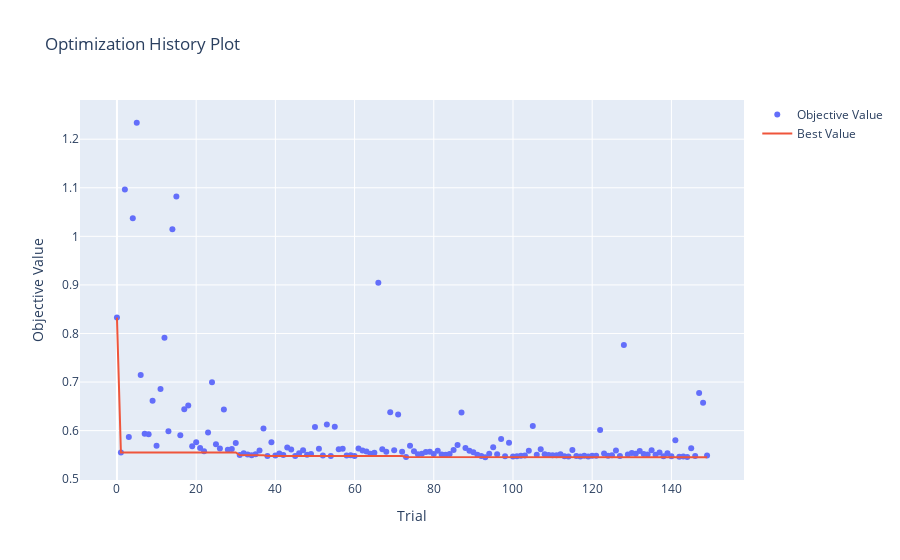
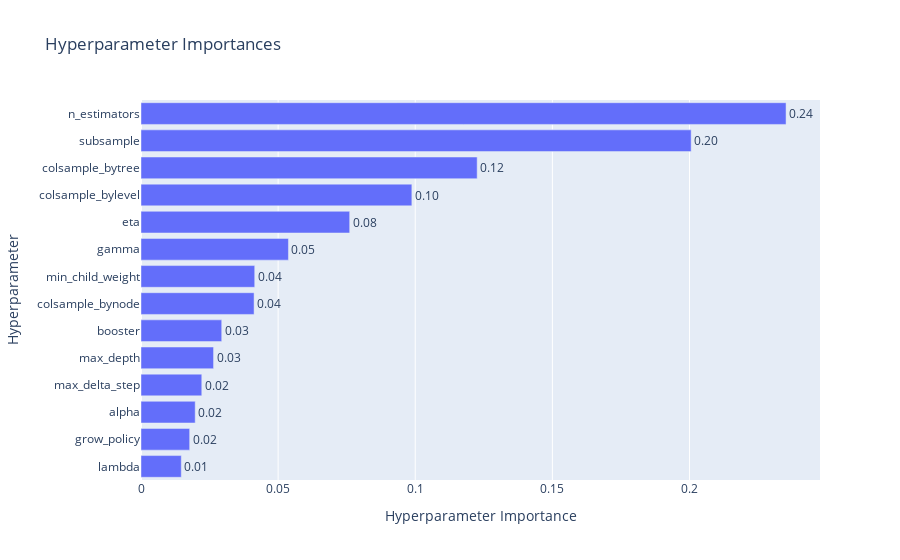

The code cell stored with these charts, in order, in its notebook:
### Code cell
import optuna
import xgboost as xgb
from sklearn.model_selection import train_test_split, KFold
from sklearn.metrics import mean_absolute_error, r2_score
import numpy as np
from sklearn.compose import ColumnTransformer
from sklearn.preprocessing import StandardScaler, OrdinalEncoder, OneHotEncoder
from sklearn.pipeline import Pipeline
import category_encoders as ce

# Split the dataset
X_train, X_test, y_train, y_test = train_test_split(X, y_transformed, test_size=0.2, random_state=42)

def create_features(X):
    """Create additional features"""
    X = X.copy()
    
    # Area per bedroom
    X['area_per_bedroom'] = X['built_up_area'] / (X['bedRoom'] + 1)
    
    # Bathroom to bedroom ratio
    X['bath_bed_ratio'] = X['bathroom'] / (X['bedRoom'] + 1)
    
    # Total rooms
    X['total_rooms'] = X['bedRoom'] + X['bathroom'] + X['servant room'] + X['store room']
    
    return X

def preprocess_data(X_train, X_val, y_train):
    """Preprocess data with proper target encoding"""
    # Define features by type
    numeric_features = ['bedRoom', 'bathroom', 'built_up_area', 'servant room', 'store room', 
                       'area_per_bedroom', 'bath_bed_ratio', 'total_rooms']
    categorical_features = ['property_type', 'balcony', 'luxury_category', 'floor_category']
    target_encode_features = ['sector']
    onehot_features = ['agePossession', 'furnishing_type']
    
    # Scale numeric features
    scaler = StandardScaler()
    X_train_num = scaler.fit_transform(X_train[numeric_features])
    X_val_num = scaler.transform(X_val[numeric_features])
    
    # Ordinal encode basic categorical features
    ord_enc = OrdinalEncoder(handle_unknown='use_encoded_value', unknown_value=-1)
    X_train_cat = ord_enc.fit_transform(X_train[categorical_features])
    X_val_cat = ord_enc.transform(X_val[categorical_features])
    
    # Target encode high cardinality features
    target_enc = ce.TargetEncoder(smoothing=0.5)
    X_train_target = target_enc.fit_transform(X_train[target_encode_features], y_train)
    X_val_target = target_enc.transform(X_val[target_encode_features])
    
    # One-hot encode appropriate features
    onehot_enc = OneHotEncoder(drop='first', sparse_output=False, handle_unknown='ignore')
    X_train_onehot = onehot_enc.fit_transform(X_train[onehot_features])
    X_val_onehot = onehot_enc.transform(X_val[onehot_features])
    
    # Combine all features
    X_train_processed = np.hstack([X_train_num, X_train_cat, X_train_target, X_train_onehot])
    X_val_processed = np.hstack([X_val_num, X_val_cat, X_val_target, X_val_onehot])
    
    return X_train_processed, X_val_processed

def objective(trial):
    # Create features
    X_train_feat = create_features(X_train)
    X_test_feat = create_features(X_test)
    
    # Enhanced hyperparameter search space
    param = {
        'verbosity': 0,
        'objective': 'reg:squarederror',
        'eval_metric': 'mae',
        'booster': trial.suggest_categorical('booster', ['gbtree', 'dart']),
        'lambda': trial.suggest_float('lambda', 1e-8, 10.0, log=True),
        'alpha': trial.suggest_float('alpha', 1e-8, 10.0, log=True),
        'eta': trial.suggest_float('eta', 0.001, 0.5, log=True),
        'gamma': trial.suggest_float('gamma', 1e-8, 10.0, log=True),
        'max_depth': trial.suggest_int('max_depth', 3, 30),
        'min_child_weight': trial.suggest_int('min_child_weight', 1, 15),
        'subsample': trial.suggest_float('subsample', 0.3, 1.0),
        'colsample_bytree': trial.suggest_float('colsample_bytree', 0.3, 1.0),
        'colsample_bylevel': trial.suggest_float('colsample_bylevel', 0.3, 1.0),
        'colsample_bynode': trial.suggest_float('colsample_bynode', 0.3, 1.0),
        'max_delta_step': trial.suggest_int('max_delta_step', 0, 10),
        'n_estimators': trial.suggest_int('n_estimators', 100, 2000),
        'grow_policy': trial.suggest_categorical('grow_policy', ['depthwise', 'lossguide']),
    }
    
    if param['booster'] == 'dart':
        param['sample_type'] = trial.suggest_categorical('sample_type', ['uniform', 'weighted'])
        param['normalize_type'] = trial.suggest_categorical('normalize_type', ['tree', 'forest'])
        param['rate_drop'] = trial.suggest_float('rate_drop', 0.0, 0.5)
        param['skip_drop'] = trial.suggest_float('skip_drop', 0.0, 0.5)
    
    # Implement k-fold cross validation
    kf = KFold(n_splits=5, shuffle=True, random_state=42)
    mae_scores = []
    
    for fold, (train_idx, val_idx) in enumerate(kf.split(X_train_feat)):
        X_fold_train = X_train_feat.iloc[train_idx]
        y_fold_train = y_train.iloc[train_idx]
        X_fold_val = X_train_feat.iloc[val_idx]
        y_fold_val = y_train.iloc[val_idx]
        
        # Preprocess the data
        X_fold_train_processed, X_fold_val_processed = preprocess_data(
            X_fold_train, X_fold_val, y_fold_train
        )
        
        # Create DMatrix
        dtrain = xgb.DMatrix(X_fold_train_processed, label=y_fold_train)
        dval = xgb.DMatrix(X_fold_val_processed, label=y_fold_val)
        
        # Train model
        model = xgb.train(
            param,
            dtrain,
            num_boost_round=param['n_estimators'],
            evals=[(dval, 'val')],
            early_stopping_rounds=50,
            verbose_eval=False
        )
        
        # Predict and calculate MAE
        preds = model.predict(dval)
        mae = mean_absolute_error(np.expm1(y_fold_val), np.expm1(preds))
        mae_scores.append(mae)
    
    mean_mae = np.mean(mae_scores)
    mae_std = np.std(mae_scores)
    final_score = mean_mae * (1 + mae_std)
    
    trial.set_user_attr('mae_std', mae_std)
    trial.set_user_attr('raw_mae', mean_mae)
    
    return final_score

# Create and run study
study = optuna.create_study(
    direction='minimize',
    pruner=optuna.pruners.MedianPruner(
        n_startup_trials=5,
        n_warmup_steps=5,
        interval_steps=3
    )
)
study.optimize(objective, n_trials=150, n_jobs=-1)

# Train final model with best parameters
best_params = study.best_trial.params
best_params['objective'] = 'reg:squarederror'
best_params['eval_metric'] = 'mae'

# Create final features and preprocess
X_train_feat = create_features(X_train)
X_test_feat = create_features(X_test)
X_train_processed, X_test_processed = preprocess_data(X_train_feat, X_test_feat, y_train)

# Train final model
dtrain = xgb.DMatrix(X_train_processed, label=y_train)
dtest = xgb.DMatrix(X_test_processed, label=y_test)
final_model = xgb.train(
    best_params,
    dtrain,
    num_boost_round=best_params['n_estimators'],
    early_stopping_rounds=50,
    evals=[(dtrain, "train"), (dtest, "eval")]
)

# Final evaluation
final_preds = final_model.predict(dtest)
final_mae = mean_absolute_error(np.expm1(y_test), np.expm1(final_preds))
final_r2 = r2_score(y_test, final_preds)

print("\nBest trial:")
print("  MAE: ", study.best_trial.value)
print("  Raw MAE: ", study.best_trial.user_attrs['raw_mae'])
print("  MAE Std: ", study.best_trial.user_attrs['mae_std'])
print("\nBest hyperparameters:")
for key, value in study.best_trial.params.items():
    print(f"    {key}: {value}")

print("\nFinal Model Performance:")
print(f"MAE: {final_mae:.4f}")
print(f"R2 Score: {final_r2:.4f}")

# Feature importance analysis
feature_importance = final_model.get_score(importance_type='gain')
sorted_importance = sorted(feature_importance.items(), key=lambda x: x[1], reverse=True)
print("\nTop 10 Most Important Features:")
for feat, importance in sorted_importance[:10]:
    print(f"{feat}: {importance:.4f}")

# Visualization
try:
    import plotly
    fig1 = optuna.visualization.plot_optimization_history(study)
    fig2 = optuna.visualization.plot_param_importances(study)
    fig1.show()
    fig2.show()
except:
    print("Visualization requires plotly to be installed")

### Figure 1 — Plotly figure (JSON) as saved in the notebook; plotly's stock layout.template omitted (floating-point values rounded to 4 significant figures; data arrays with more than 128 entries replaced by an {"elided": "..."} marker saying what was removed)
{"data": [{"mode": "markers", "name": "Objective Value", "type": "scatter", "x": {"elided": "150 int values"}, "y": {"elided": "150 float values"}}, {"mode": "lines", "name": "Best Value", "type": "scatter", "x": {"elided": "150 int values"}, "y": {"elided": "150 float values"}}, {"marker": {"color": "#cccccc"}, "mode": "markers", "name": "Infeasible Trial", "showlegend": false, "type": "scatter", "x": [], "y": []}], "layout": {"title": {"text": "Optimization History Plot"}, "xaxis": {"title": {"text": "Trial"}}, "yaxis": {"title": {"text": "Objective Value"}}}}

### Figure 2 — Plotly figure (JSON) as saved in the notebook; plotly's stock layout.template omitted (floating-point values rounded to 4 significant figures)
{"data": [{"cliponaxis": false, "hovertemplate": ["lambda (FloatDistribution): 0.01469223470637041<extra></extra>", "grow_policy (CategoricalDistribution): 0.017742561428974665<extra></extra>", "alpha (FloatDistribution): 0.019767138127799396<extra></extra>", "max_delta_step (IntDistribution): 0.022161461169383927<extra></extra>", "max_depth (IntDistribution): 0.026457630678626245<extra></extra>", "booster (CategoricalDistribution): 0.029437919708874414<extra></extra>", "colsample_bynode (FloatDistribution): 0.04123431780393525<extra></extra>", "min_child_weight (IntDistribution): 0.04146974111355044<extra></extra>", "gamma (FloatDistribution): 0.05376310425635175<extra></extra>", "eta (FloatDistribution): 0.07609553357482692<extra></extra>", "colsample_bylevel (FloatDistribution): 0.09876814075033338<extra></extra>", "colsample_bytree (FloatDistribution): 0.12258241626055501<extra></extra>", "subsample (FloatDistribution): 0.20061425925253695<extra></extra>", "n_estimators (IntDistribution): 0.23521354116788123<extra></extra>"], "name": "Objective Value", "orientation": "h", "text": ["0.01", "0.02", "0.02", "0.02", "0.03", "0.03", "0.04", "0.04", "0.05", "0.08", "0.10", "0.12", "0.20", "0.24"], "textposition": "outside", "type": "bar", "x": [0.01469, 0.01774, 0.01977, 0.02216, 0.02646, 0.02944, 0.04123, 0.04147, 0.05376, 0.0761, 0.09877, 0.1226, 0.2006, 0.2352], "y": ["lambda", "grow_policy", "alpha", "max_delta_step", "max_depth", "booster", "colsample_bynode", "min_child_weight", "gamma", "eta", "colsample_bylevel", "colsample_bytree", "subsample", "n_estimators"]}], "layout": {"title": {"text": "Hyperparameter Importances"}, "xaxis": {"title": {"text": "Hyperparameter Importance"}}, "yaxis": {"title": {"text": "Hyperparameter"}}}}
